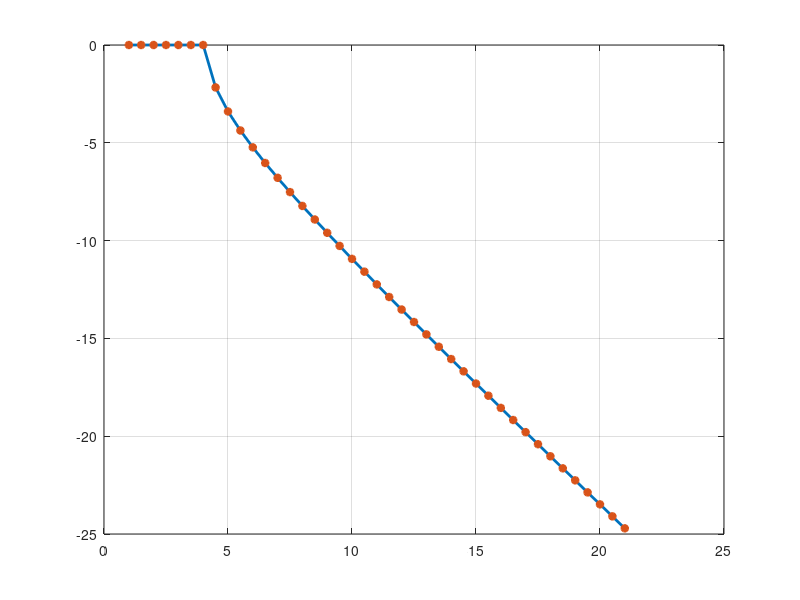

Write MATLAB code to recreate this figure.
   c0 = 3e8;

    Str = load('Xmn.mat');
    Xmn = Str.Xmn;
    
    rr = 0.0405319403216/1.9;
    F = 1e9:0.5e9:21e9;
    
    beta_rho = (Xmn(1).xmn)./rr;
    
    beta = (2 * pi * F) ./ c0;
    
    if beta_rho < beta
    
        beta_z = -1j .* sqrt(-(beta.^2 - beta_rho.^2));
    else 
        beta_z = conj(-1j .* sqrt(-(beta.^2 - beta_rho.^2)));
    end
    beta_z_1 = sqrt((beta.^2 - beta_rho.^2));
    
    L = 0.001;
    
    Phase = exp(-1j * beta_z * L);
    Phase_1 = exp(-1j * beta_z_1 * L);
    figure;
    plot(F * 1e-9, angle(Phase)*180/pi, 'LineWidth', 2); grid on;
    hold on;
    plot(F * 1e-9, angle(Phase_1)*180/pi, '*', 'LineWidth', 2); grid on;